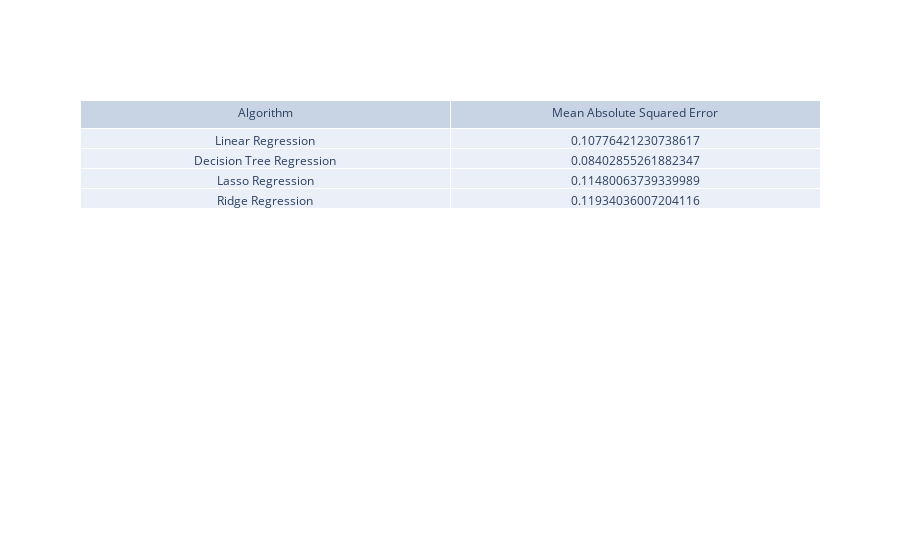

The notebook cell this image was saved under:
### Markdown cell above
Using the previous results as a comparison, we can see that, in general,we have a higher MASE that the previous product-region combination. But, in this case, Linear regression has the best result whereas the other three are worse. In this case lasso and ridge are again very similar, as they were before.  

In this case, we only got one feature in the feature importance graph, the September minimum temperature. It appears to have an importance of 100%.

Usually, if only one feature appears in the feature importance plot with a relative importance of 100\%, this might indicate that this feature alone is able to predict the target variable well, and that the other features are not needed for this task.
However, this could also be an indication of a problem with the model or the data.

A few possible reasons for this could be:

- The other features in the data set are not informative, they do not have a significant relationship with the target variable, they are not useful in making predictions.
- The model is overfitting to the training data, it's memorizing the data instead of generalizing it, in this case, the model is not generalizing well to unseen data, and the feature importance on the test set will not reflect the true importance of the feature.
- The other features have been pre-processed in a way that has removed their information, or they are highly correlated with the most important feature, they might have been combined or removed from the dataset, which could cause a single feature to have all the importance.

### Code cell
execute_models(X_uva_norte,y_uva_norte)

### Figure 1 — Plotly figure (JSON) as saved in the notebook; plotly's stock layout.template omitted (floating-point values rounded to 4 significant figures)
{"data": [{"cells": {"values": [["Linear Regression", "Decision Tree Regression", "Lasso Regression", "Ridge Regression"], [0.1078, 0.08403, 0.1148, 0.1193]]}, "header": {"values": ["Algorithm", "Mean Absolute Squared Error"]}, "type": "table"}], "layout": {}}
